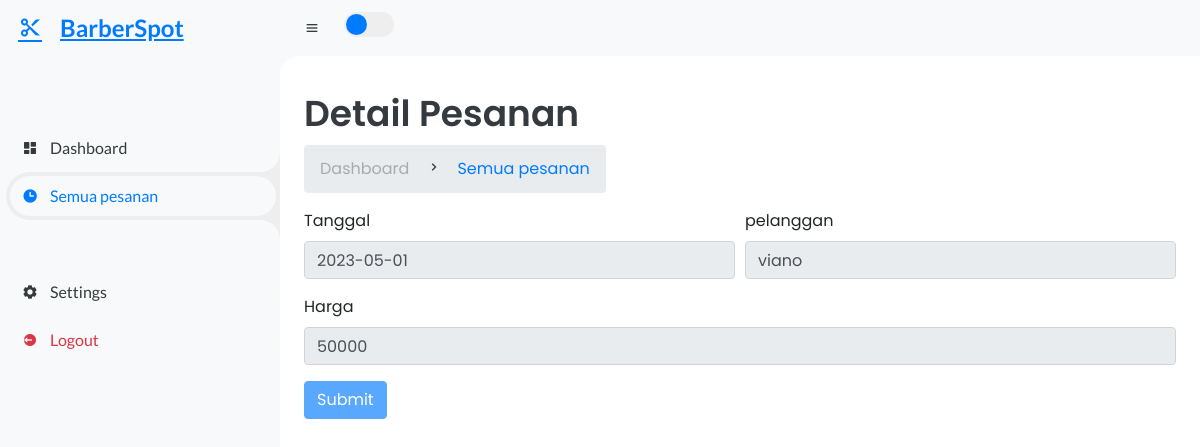
/pembayaran.php?id_pesanan=1, run on the app's committed database.
### tables this page shows
CREATE TABLE `pesanan` (
  `id_pesanan` int(11) NOT NULL,
  `id_customer` int(11) NOT NULL,
  `id_barber` int(11) NOT NULL,
  `id_service` int(11) NOT NULL,
  `tanggal` date NOT NULL,
  `waktu` varchar(11) NOT NULL,
  `Status` varchar(255) NOT NULL DEFAULT 'Pending',
  `order_id` int(25) NOT NULL
);

CREATE TABLE `customers` (
  `id_customer` int(11) NOT NULL,
  `id_user` int(11) NOT NULL,
  `nama` varchar(100) NOT NULL,
  `no_hp` varchar(255) NOT NULL,
  `alamat` varchar(100) NOT NULL
);

CREATE TABLE `service` (
  `id_service` int(11) NOT NULL,
  `service` varchar(255) NOT NULL,
  `harga` int(11) NOT NULL,
  `keterangan` varchar(255) NOT NULL
);

### pembayaran.php (the view, shortened to what this page needs)
<?php
include "conn.php";
$id = $_GET['id_pesanan'];
$quer = "SELECT * FROM pesanan p JOIN customers c ON(p.id_customer = c.id_customer) JOIN service s ON(p.id_service = s.id_service) WHERE  p.id_pesanan=$id";
$sqli = mysqli_query($kon, $quer);
$data = mysqli_fetch_assoc($sqli);
?>
<!DOCTYPE html>
<html lang="en">
<head>
	<link href='https://unpkg.com/boxicons@2.0.9/css/boxicons.min.css' rel='stylesheet'>
	<link rel="stylesheet" href="https://cdn.jsdelivr.net/npm/bootstrap-icons@1.10.5/font/bootstrap-icons.css">
	<link rel="stylesheet" href="css/style.css">
	<link rel="stylesheet" href="assets/css/bootstrap.min.css" />
</head>
<body>
	<section id="sidebar">
		<a href="#" class="brand">
		<i class='bx bx-cut' ></i>
			<span class="text">BarberSpot</span>
		</a>
		<ul class="side-menu top">
			<li>
				<a href="pegawai.php">
					<i class='bx bxs-dashboard' ></i>
					<span class="text">Dashboard</span>
				</a>
			</li>
			<li class="active">
				<a href="pesanan_pegawai.php">
				<i class='bx bxs-time'></i>
					<span class="text">Semua pesanan</span>
				</a>
			</li>
		</ul>
		<ul class="side-menu">
			<li>
				<a href="#">
					<i class='bx bxs-cog' ></i>
					<span class="text">Settings</span>
				</a>
			</li>
			<li>
				<a href="logout.php" class="logout">
					<i class='bx bxs-log-out-circle' ></i>
					<span class="text">Logout</span>
				</a>
			</li>
		</ul>
	</section>
	<section id="content">
		<nav>
			<i class='bx bx-menu' ></i>
			<label for="switch-mode" class="switch-mode"></label>
		</nav>
		<main>
        <div>
			<div class="head-title">
				<div class="left">
					<h1>Detail Pesanan</h1>
					<ul class="breadcrumb">
						<li>
							<a href="pegawai.php">Dashboard</a>
						</li>
						<li><i class='bx bx-chevron-right' ></i></li>
						<li>
							<a class="active" href="pesanan_pegawai.php">Semua pesanan</a>
						</li>
					</ul>
				</div>
			</div>
            <form action="pembayaranexec.php" method="post">
            <div class="form-row">
                <div class="form-group col-md-6">
                    <label for="tanggal">Tanggal</label>
                    <input type="text" class="form-control" id="tanggal" disabled value=<?php echo $data['tanggal']?>>
                </div>
                <div class="form-group col-md-6">
                    <label for="pelanggan">pelanggan</label>
                    <input type="text" class="form-control" id="pelanggan" disabled value=<?php echo $data['nama']?> >
                </div>
            </div>
            <div class="form-group">
                <label for="sales">Harga</label>
                <input type="text" class="form-control" name='sales' id="sales" <?php if($data['Status'] == 'selesai'){echo 'disabled' ;} ?> value=<?php echo $data['harga']?> >
            </div>
            <button type="submit" name="submit" id="submit" <?php if($data['Status'] == 'selesai'){echo 'disabled' ;}?> class="btn btn-primary">Submit</button>
            </form>
        </div>
		</main>
	</section>
</body>
</html>

### css/style.css (style rules this page uses)
* { margin: 0; padding: 0; box-sizing: border-box; }
a { text-decoration: none; }
li { list-style: none; }
:root { --poppins: 'Poppins', sans-serif; --lato: 'Lato', sans-serif; --light: #F9F9F9; --blue: #3C91E6; --light-blue: #CFE8FF; --grey: #eee; --dark-grey: #AAAAAA; --dark: #342E37; --red: #DB504A; --yellow: #FFCE26; --light-yellow: #FFF2C6; --orange: #FD7238; --light-orange: #FFE0D3; }
html { overflow-x: hidden; }
body { background: var(--grey); overflow-x: hidden; }
#sidebar { position: fixed; top: 0; left: 0; width: 280px; height: 100%; background: var(--light); z-index: 2000; font-family: var(--lato); transition: .3s ease; overflow-x: hidden; scrollbar-width: none; }
#sidebar .brand { font-size: 24px; font-weight: 700; height: 56px; display: flex; align-items: center; color: var(--blue); position: sticky; top: 0; left: 0; background: var(--light); z-index: 500; padding-bottom: 20px; box-sizing: content-box; }
#sidebar .brand .bx { min-width: 60px; display: flex; justify-content: center; }
#sidebar .side-menu { width: 100%; margin-top: 48px; }
#sidebar .side-menu li { height: 48px; background: transparent; margin-left: 6px; border-radius: 48px 0 0 48px; padding: 4px; }
#sidebar .side-menu li.active { background: var(--grey); position: relative; }
#sidebar .side-menu li.active::before { content: ''; position: absolute; width: 40px; height: 40px; border-radius: 50%; top: -40px; right: 0; box-shadow: 20px 20px 0 var(--grey); z-index: -1; }
#sidebar .side-menu li.active::after { content: ''; position: absolute; width: 40px; height: 40px; border-radius: 50%; bottom: -40px; right: 0; box-shadow: 20px -20px 0 var(--grey); z-index: -1; }
#sidebar .side-menu li a { width: 100%; height: 100%; background: var(--light); display: flex; align-items: center; border-radius: 48px; font-size: 16px; color: var(--dark); white-space: nowrap; overflow-x: hidden; }
#sidebar .side-menu.top li.active a { color: var(--blue); }
#sidebar .side-menu li a.logout { color: var(--red); }
#sidebar .side-menu li a .bx { min-width: calc(60px - ((4px + 6px) * 2)); display: flex; justify-content: center; }
#content { position: relative; width: calc(100% - 280px); left: 280px; transition: .3s ease; }
#content nav { height: 56px; background: var(--light); padding: 0 24px; display: flex; align-items: center; grid-gap: 24px; font-family: var(--lato); position: sticky; top: 0; left: 0; z-index: 1000; }
#content nav::before { content: ''; position: absolute; width: 40px; height: 40px; bottom: -40px; left: 0; border-radius: 50%; box-shadow: -20px -20px 0 var(--light); }
#content nav .bx.bx-menu { cursor: pointer; color: var(--dark); }
#content nav .switch-mode { display: block; min-width: 50px; height: 25px; border-radius: 25px; background: var(--grey); cursor: pointer; position: relative; }
#content nav .switch-mode::before { content: ''; position: absolute; top: 2px; left: 2px; bottom: 2px; width: calc(25px - 4px); background: var(--blue); border-radius: 50%; transition: all .3s ease; }
#content main { width: 100%; padding: 36px 24px; font-family: var(--poppins); max-height: calc(100vh - 56px); overflow-y: auto; }
#content main .head-title { display: flex; align-items: center; justify-content: space-between; grid-gap: 16px; flex-wrap: wrap; }
#content main .head-title .left h1 { font-size: 36px; font-weight: 600; margin-bottom: 10px; color: var(--dark); }
#content main .head-title .left .breadcrumb { display: flex; align-items: center; grid-gap: 16px; }
#content main .head-title .left .breadcrumb li { color: var(--dark); }
#content main .head-title .left .breadcrumb li a { color: var(--dark-grey); pointer-events: none; }
#content main .head-title .left .breadcrumb li a.active { color: var(--blue); pointer-events: unset; }

### data on the page
pesanan: tanggal "2023-05-01", id_customer.nama "viano", sales "50000"
